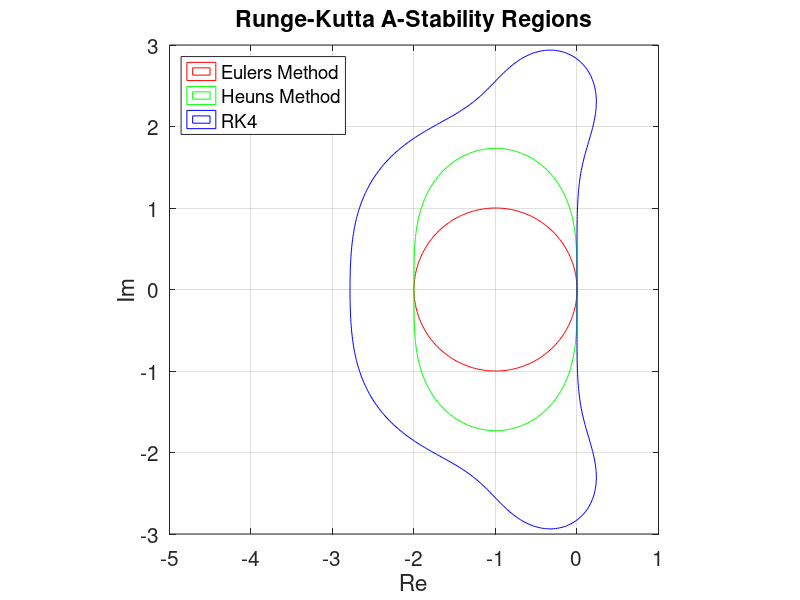

MATLAB code for this plot:
% Computation of the A-Stability Region
% Borrowed from 
% http://www.sci.sdsu.edu/Faculty/Don.Short/math542/matlabcode.htm#A-STABILITY%20REGION%20CALCULATION
clear all;close all;

x=linspace(-3,1.5,200);
y=linspace(-3.5,3.5,200);

[X,Y]=meshgrid(x,y);
Z=X +Y*1i;
%Euler's Method
M=abs(1+Z);
contour(X,Y,M,[1,1],'r');
hold on
%Heun's Method
M=abs(1+Z+Z.^2/2);
contour(X,Y,M,[1,1],'g');
%RK4
M=abs(1+Z+Z.^2/2+Z.^3/6+Z.^4/24);
contour(X,Y,M,[1,1],'b');
grid on
axis equal
axis([-5 1 -3 3])
title('Runge-Kutta A-Stability Regions')
legend('Eulers Method', 'Heuns Method','RK4', 'Location', 'northwest')
xlabel('Re')
ylabel('Im')
set(gca,'FontSize',15);